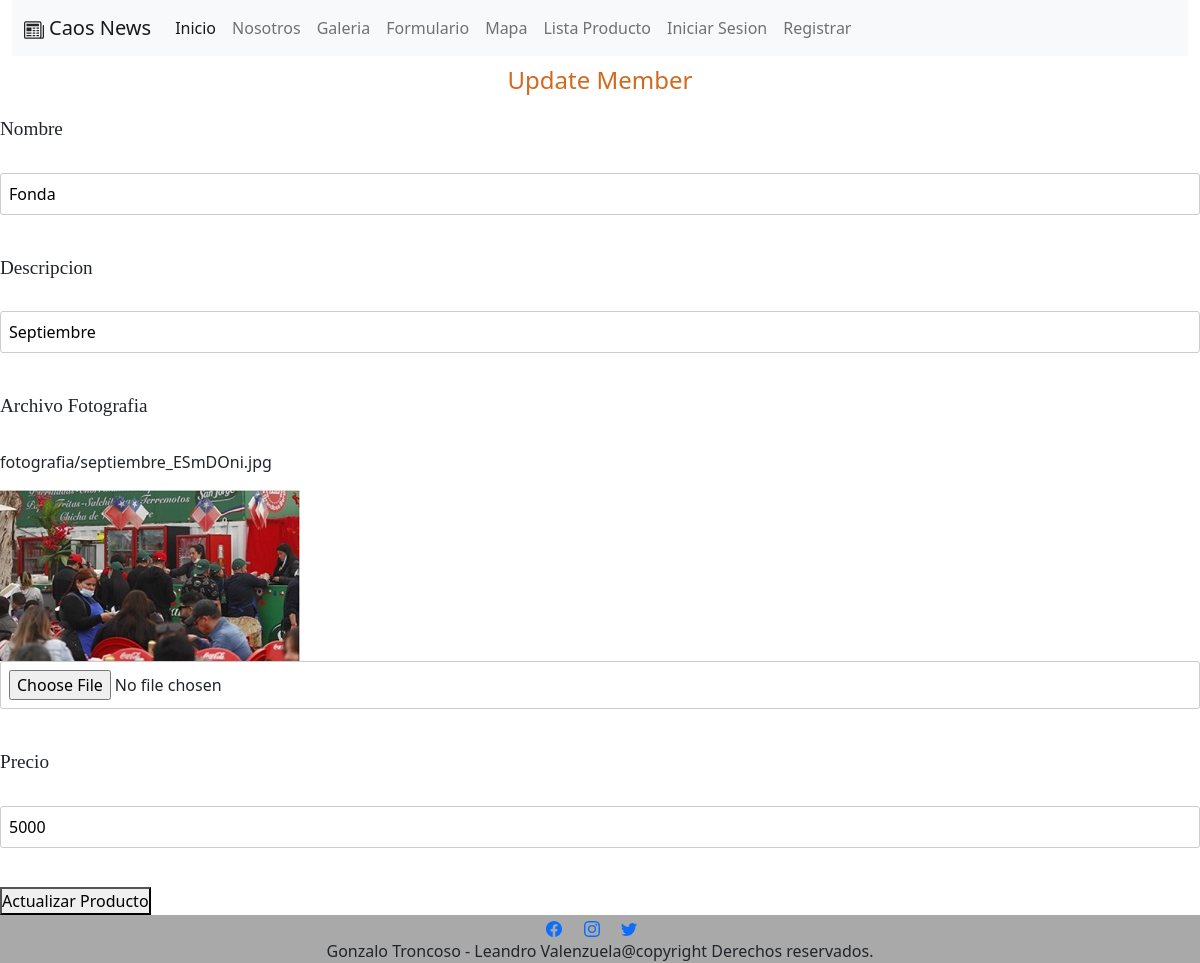
Page /actualizarProducto/48 on the committed database.
### app/models.py (models this page shows, shortened)
class fotografia(models.Model):
    nombre=models.CharField(max_length=40)
    descripcion=models.CharField(max_length=40)
    archivo_fotografia=models.ImageField(upload_to='fotografia', null=True)
    precio = models.IntegerField()

### app/views.py (the view)
# urls.py: path('actualizarProducto/<int:id>', actualizarProducto, name='actualizarProducto'),
def actualizarProducto(request, id):
    foto=fotografia.objects.get(id=id)
    return render(request, 'app/actualizarProducto.html', {'foto':foto})

### app/context_processor.py (called while the page is built)
def total_carrito(request):
    total = 0
    if request.user.is_authenticated:
        if "carrito" in request.session.keys():
            for key, value in request.session["carrito"].items():
                total += int(value["acumulado"])
    return {"total_carrito": total}

### app/templates/app/actualizarProducto.html (shortened to what this page needs)
{% extends 'app/base.html' %}
{% load static %}
{% block contenido %}
<div class="container2">
    <h1>Update Member</h1>
    <form action="{% url 'actualizarrec' foto.id %}" method="post" enctype="multipart/form-data">
        <label for="">Nombre</label><br><br>
        <input type="text" name="nombre" value="{{foto.nombre}}"><br><br>
        <label for="">Descripcion</label><br><br>
        <input type="text" name="descripcion" value="{{foto.descripcion}}"><br><br>
        <label for="">Archivo Fotografia</label><br><br>
        {% if foto.archivo_fotografia %}
             <p>{{ foto.archivo_fotografia.name }}</p>
             <img src="{{ foto.archivo_fotografia.url }}" alt="Foto actual">
        {% endif %}
        <input type="file" name="archivo_fotografia"><br><br>
        <label for="">Precio</label><br><br>
        <input type="number" name="precio" value="{{foto.precio}}"><br><br>
        <button type="submit" id="new1">Actualizar Producto</button>
    </form>
</div>
{% endblock %}

### app/static/app/css/estilosApi.css (style rules this page uses)
h1 { font-size: 100px; text-align: center; padding: 5px; text-decoration: underline; font-family: Georgia, 'Times New Roman', Times, serif; color: indianred; }

### app/static/app/css/estilosFormulario.css (style rules this page uses)
* { margin: 0; padding: 0; box-sizing: border-box; }
h1 { text-align: center; text-decoration: double; text-shadow: 5%; color: chocolate; font-size: 60px; font-family: 'Segoe UI', Tahoma, Geneva, Verdana, sans-serif; padding: 10px; }
form label { font-size: 1.2rem; margin-bottom: 5px; font-family: Cambria, Cochin, Georgia, Times, 'Times New Roman', serif; }
form input { padding: 8px; border: 1px solid #ccc; border-radius: 3px; margin-bottom: 15px; width: 100%; }

### app/static/app/css/style.css (style rules this page uses)
h1 { font-size: 24px; margin-bottom: 10px; }

### rows in the picture
fotografia: nombre "Fonda", descripcion "Septiembre", archivo_fotografia.name "fotografia/septiembre_ESmDOni.jpg", archivo_fotografia (picture), precio "5000"
